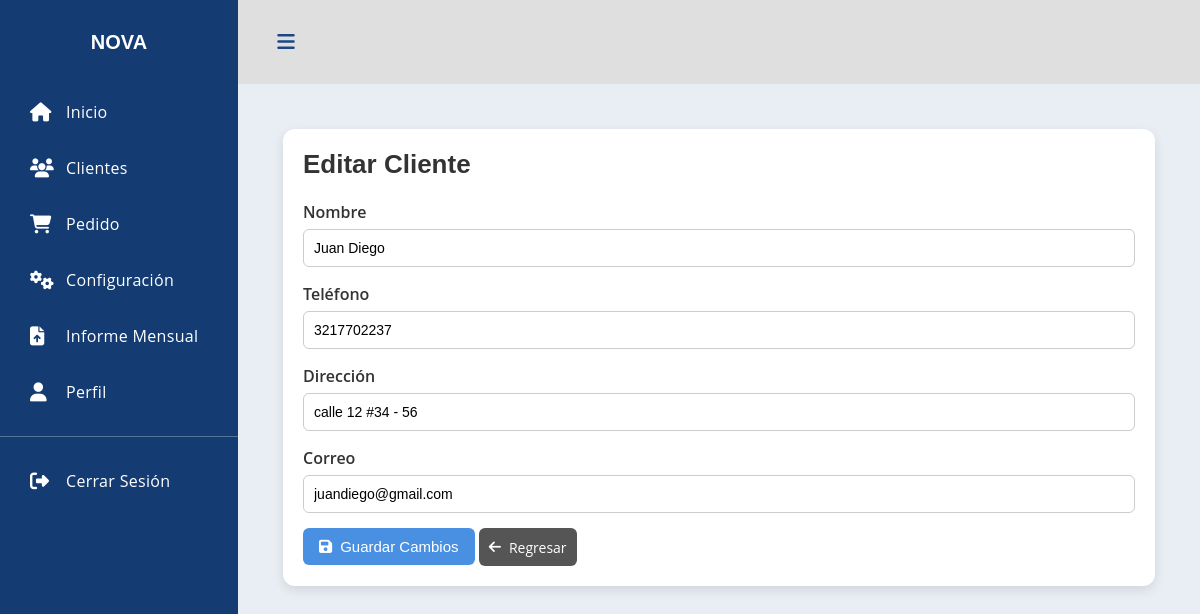
The page /clientes/editar/1/ on the database as committed earlier.
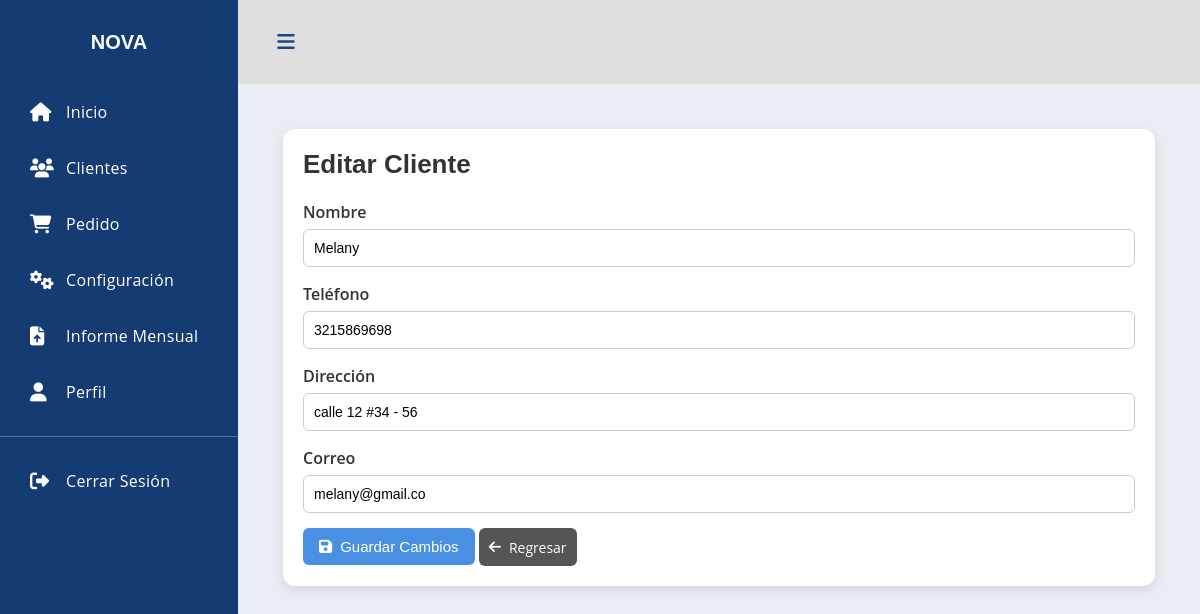
The same page on the database as committed later.
### CreacionUsu/models.py (models this page shows, shortened)
class Cliente(models.Model):
    id_cliente = models.AutoField(primary_key=True)
    nombre = models.CharField(max_length=200)
    telefono = models.CharField(max_length=20)
    direccion = models.CharField(max_length=255)
    correo = models.EmailField(blank=True, null=True)
    fecha_registro = models.DateTimeField(auto_now_add=True)

### CreacionUsu/views.py (the view)
# urls.py: path('editar/<int:id>/', views.editar_cliente, name='editar_cliente'),
def editar_cliente(request, id):
    cliente = get_object_or_404(Cliente, id_cliente=id)
    if request.method == 'POST':
        form = ClienteForm(request.POST, instance=cliente)
        if form.is_valid():
            form.save()
            return redirect('lista_clientes')
    else:
        form = ClienteForm(instance=cliente)
    return render(request, 'clientes/editar_cliente.html', {'form': form})

### CreacionUsu/forms.py
class ClienteForm(forms.ModelForm):
    class Meta:
        model = Cliente
        fields = ['nombre', 'telefono', 'direccion', 'correo']

### CreacionUsu/templates/clientes/editar_cliente.html (shortened to what this page needs)
{% extends 'menu/menu.html' %}
{% load static %}
{% block content %}
<link rel="stylesheet" href="{% static 'CreacionUsu/css/style.css' %}">
<div class="cliente-container">
    <div class="cliente-card">
        <div class="cliente-card-header">
            <h1>Editar Cliente</h1>
        </div>
        <div class="cliente-card-body">
            <form method="POST" novalidate>
                <div class="form-group">
                    <label for="id_nombre">Nombre</label>
                    {{ form.nombre }}
                </div>
                <div class="form-group">
                    <label for="id_telefono">Teléfono</label>
                    {{ form.telefono }}
                </div>
                <div class="form-group">
                    <label for="id_direccion">Dirección</label>
                    {{ form.direccion }}
                </div>
                <div class="form-group">
                    <label for="id_correo">Correo</label>
                    {{ form.correo }}
                </div>
                <button type="submit" class="btn-primary">
                    <i class="fas fa-save"></i> Guardar Cambios
                </button>
                <a href="{% url 'lista_clientes' %}" class="btn-secondary">
                    <i class="fas fa-arrow-left"></i> Regresar
                </a>
            </form>
        </div>
    </div>
</div>
{% endblock %}

Rows that differ between the two databases and show on the page:
changed Cliente "calle 12 #34 - 56": nombre "Juan Diego" → "Melany"; telefono "3217702237" → "3215869698"; correo "juandiego@gmail.com" → "melany@gmail.co"
